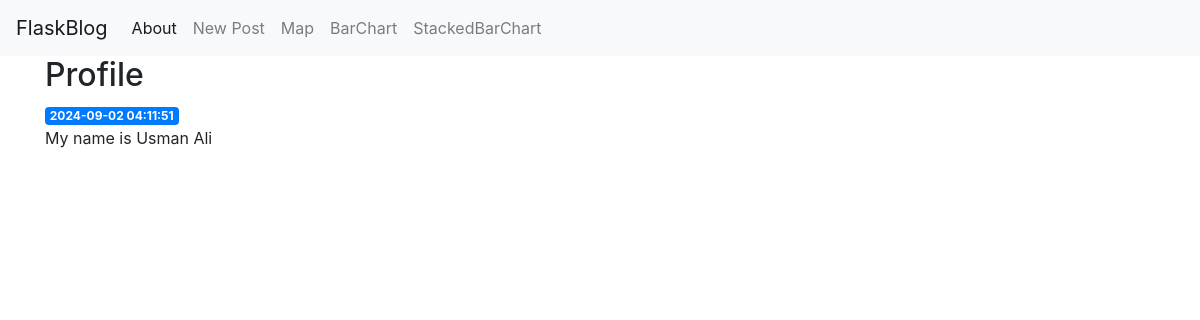
Page /3 on the committed database.
### tables this page shows
CREATE TABLE posts (
    id INTEGER PRIMARY KEY AUTOINCREMENT,
    created TIMESTAMP NOT NULL DEFAULT CURRENT_TIMESTAMP,
    title TEXT NOT NULL,
    content TEXT NOT NULL
);

### app.py (the view)
@app.route("/<int:post_id>")
def post(post_id):
    post = get_post(post_id)
    return render_template("post.html", post=post)

### app.py (called while the page is built)
def get_db_connection():
    conn = sqlite3.connect("database.db")
    conn.row_factory = sqlite3.Row
    return conn

def get_post(post_id):
    conn = get_db_connection()
    post = conn.execute("SELECT * FROM posts WHERE id = ?", (post_id,)).fetchone()
    conn.close()
    if post is None:
        abort(404)
    return post

### templates/post.html
{% extends 'base.html' %} {% block content %}
<h2>{% block title %} {{ post['title'] }} {% endblock %}</h2>
<span class="badge badge-primary">{{ post['created'] }}</span>
<p>{{ post['content'] }}</p>
{% endblock %}

### rows in the picture
posts: title "Profile", created "2024-09-02 04:11:51", content "My name is Usman Ali"
